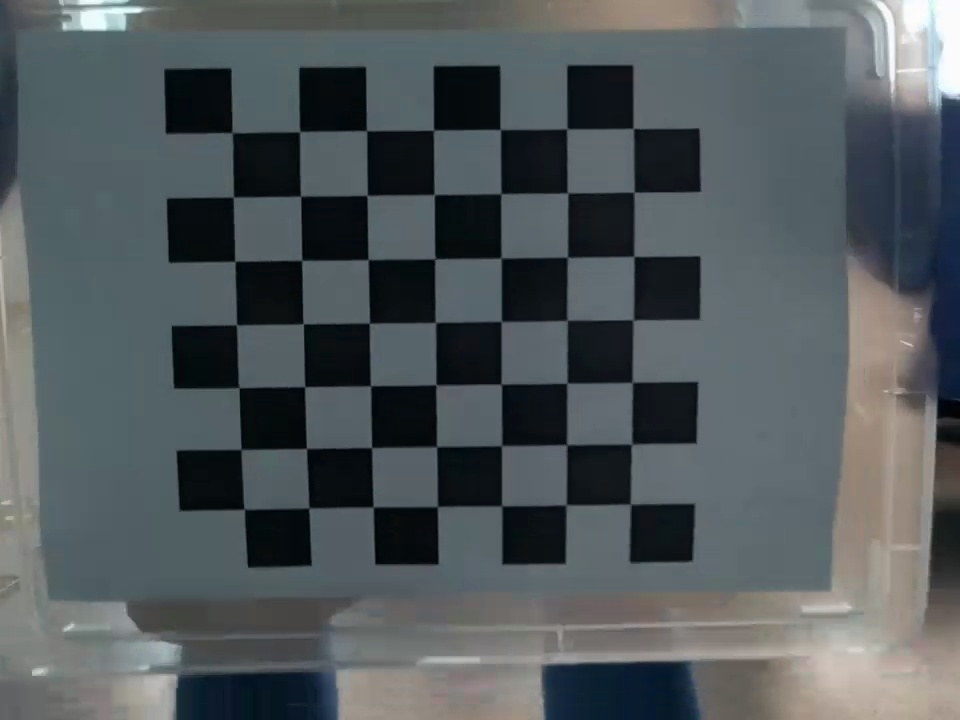
#> input picture Calibration3/fps_10_frame_001.jpg, 960 x 720 px; its folder holds only this picture in this run
$ jupyter execute 'Camera Modeling.ipynb'   (shell and % lines are left out)
#> lines starting #> are read from the running program, lines starting #| are printed output that depends on the picture; after the words box and inside, x2 and y2 are one past the last pixel; in counts of white or black regions, pixels touching at a corner belong together; long printed decimals are rounded
[cell 1]
#author: Tobias Weis

[cell 2]
import numpy as np
import matplotlib.pyplot as plt
import cv2

# Pinhole camera model

Project a 3d worldpoint $[X,Y,Z]^T$ to 2d image plane $[u,v]^T$ using the pinhole camera model using a perspective transformation using homogenuous coordinates:

$$ s \left[\begin{matrix}u\\v\\1\end{matrix}\right] = \left[\begin{matrix}f_x & 0 & c_x \\ 0 & f_y & c_y \\ 0 & 0 & 1\end{matrix}\right]\left[\begin{matrix}X\\Y\\Z\\1\end{matrix}\right]$$

Very often, the camera is rotated or translated with respect to some known 3d world coordinates or 3d world frame. Incorporate the rotation and translation in to the matrix multiplication:

$$ s \left[\begin{matrix}u\\v\\1\end{matrix}\right] = \left[\begin{matrix}f_x & 0 & c_x \\ 0 & f_y & c_y \\ 0 & 0 & 1\end{matrix}\right] \left[\begin{matrix}r_{11} & r_{12} & r_{13} & t_1\\r_{21} & r_{22} & r_{23} & t_2\\r_{31} & r_{32} & r_{33} & t_3\end{matrix}\right] \left[\begin{matrix}X\\Y\\Z\\1\end{matrix}\right]$$

where r are rotational, and t are translational parameters

[cell 3]
# implement simple projection

# specify some made-up camera parameters
f = [500,500]
c = [400,300]

p_ws = np.array([
    [1,0,5,1],
    [0,0,5,1],
    [-1,0,5,1],
    [0,1,5,1],
    [0,-1,5,1]
    ])

# define some colors for plotting
colors = ["red", "green", "blue", "black", "yellow", "pink"]

# implement simple projection
def project(Rt,f,c,p_w):
    M = np.array([[f[0],0,c[0]], [0,f[1],c[1]], [0,0,1]])
    p_i = np.dot(M,np.dot(Rt,p_w))
    return p_i/p_i[-1] # normalize homogenuous coordinates

def compute_Rt(angles, translations):
    X_rot = np.array([
        [1,0,0],
        [0,np.cos(angles[0]), -np.sin(angles[0])],
        [0, np.sin(angles[0]), np.cos(angles[0])]
    ])
    Y_rot = np.array([
        [np.cos(angles[1]), 0, np.sin(angles[1])],
        [0, 1,0],
        [-np.sin(angles[1]), 0, np.cos(angles[1])]
    ])
    Z_rot = np.array([
        [np.cos(angles[2]), -np.sin(angles[2]), 0],
        [np.sin(angles[2]), np.cos(angles[2]), 0],
        [0, 0, 1]
    ])
    ret = np.zeros((3,4))
    R = np.eye(3)
    R = np.dot(X_rot, R)
    R = np.dot(Y_rot, R)
    R = np.dot(Z_rot, R)
    ret[:3,:3] = R
    ret[:,3:] = np.array(translations).reshape(3,1)
    print(ret)
    return ret

# compute rotation matrix
angles = [np.radians(0),np.radians(0),np.radians(0)]
translations = [0,0,0]
Rt = compute_Rt(angles, translations)

# project all points
p_is = []
for p_w in p_ws:
    p_is.append(project(Rt,f,c,p_w))
p_is = np.array(p_is)

# plot
fig = plt.figure()
plt.scatter(p_is[:,0], p_is[:,1], c=colors[:len(p_is)])
plt.xlim((0,800))
plt.ylim((0,600))
plt.gca().invert_yaxis()
plt.show()
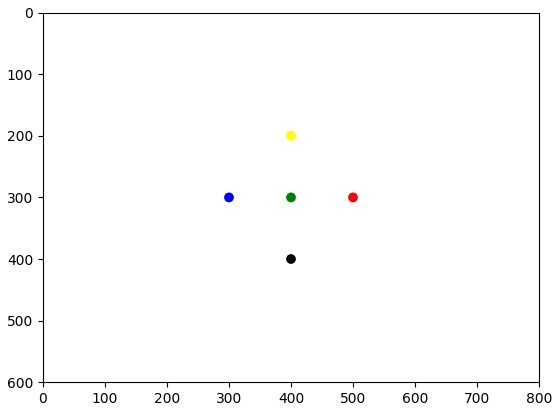
#> figure drawn by matplotlib, 1 panel

This simple technique allows to project points from 3d to 2d. In contrast to more advanced rendering techniques, be aware that there is no z-buffer, so the relative depth-order, and occlusions will get lost in this projection.

# Distortions

Any real camera that has a lense is subject to distortions introduced by the lense system.
Those distortions are usually modeled and corrected using a polynomial model introduced in [1].

This can be implemented "by foot", or we can use the readily available functions of OpenCV (or other packages)

[1] Brown, Duane C. (May 1966). "Decentering distortion of lenses" (PDF). Photogrammetric Engineering. 32 (3): 444–462.

[cell 4]
# create checkerboard image
def build_checkerboard(w,h,cw=40,ch=40):
#> called with w = 800, h = 600, cw = 40, ch = 40
    img = np.zeros((h,w))
    for idx,x in enumerate(range(0, img.shape[1],cw)):
        modifier = idx%2
        for idx2,y in enumerate(range(0,img.shape[0],ch)):
            if idx2 % 2 == 0:
                img[y:y+h,x:x+w] = 1-modifier
            else:
                img[y:y+h, x:x+w] = 0+modifier
    return img

cam_mat = np.array([[f[0],0,c[0]], [0,f[1],c[1]], [0,0,1]])

timg = build_checkerboard(800,600)

fig = plt.figure(figsize=(15,7))
fig.add_subplot(151)
plt.title("Undistorted checkerboard")
plt.imshow(timg, cmap='gray')

plt.gca().axes.get_xaxis().set_visible(False)
plt.gca().axes.get_yaxis().set_visible(False)

fig.add_subplot(152)
plt.title("Positive Radial distortion")
timg_undist = cv2.undistort(timg, cam_mat, np.array([0.2,0,0,0,0]))
plt.imshow(timg_undist, cmap='gray')

plt.gca().axes.get_xaxis().set_visible(False)
plt.gca().axes.get_yaxis().set_visible(False)

fig.add_subplot(153)
plt.title("Negative Radial distortion")
timg_undist = cv2.undistort(timg, cam_mat, np.array([-0.2,0,0,0,0]))
plt.imshow(timg_undist, cmap='gray')

plt.gca().axes.get_xaxis().set_visible(False)
plt.gca().axes.get_yaxis().set_visible(False)


fig.add_subplot(154)
plt.title("Tangential distortion")
timg_undist = cv2.undistort(timg, cam_mat, np.array([0,0,0.1, 0, 0]))
plt.imshow(timg_undist, cmap='gray')

fig.add_subplot(155)
plt.title("Tangential distortion")
timg_undist = cv2.undistort(timg, cam_mat, np.array([0,0,0, 0.1, 0]))
plt.imshow(timg_undist, cmap='gray')

plt.gca().axes.get_xaxis().set_visible(False)
plt.gca().axes.get_yaxis().set_visible(False)

plt.tight_layout()
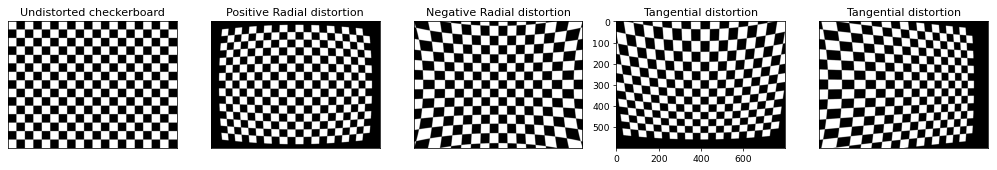
#> figure drawn by matplotlib, 5 panels

## Determining distortion parameters

All it takes to calculate accurate coefficients for these distortion parameters is a set of images of a flat checkerboard.

There exist proven calibration toolboxes for Matlab (e.g. Bouguet toolbox [1]) and OpenCV (cv2.calibrateCamera [2]).

The principle trick is to set the world coordinate origin to the upper left chessboard corner, treating all points as lying on a plane (they do if you use a plain checkerboard), and calculate the homography and estimate the distortion coefficients. More details can be found in [3].

[1] http://www.vision.caltech.edu/bouguetj/calib_doc/

[2] https://docs.opencv.org/3.0-beta/doc/py_tutorials/py_calib3d/py_calibration/py_calibration.html

[3] http://ais.informatik.uni-freiburg.de/teaching/ws09/robotics2/pdfs/rob2-08-camera-calibration.pdf

[cell 5]
import os
images = [x for x in os.listdir() if ".jpg" in x]

fig = plt.figure(figsize=(20,10))

for idx,fname in enumerate(images):
    fig.add_subplot(1,12,idx+1)
    plt.imshow(cv2.imread(fname))

plt.show()

Now we need to find the chessboard-corners in those images, OpenCV provides functionality for this

[cell 6]
fig = plt.figure(figsize=(20,10))
chb_h = 7
chb_w = 7

criteria = (cv2.TERM_CRITERIA_EPS + cv2.TERM_CRITERIA_MAX_ITER, 30, 0.001)
objp = np.zeros((chb_h*chb_w,3), np.float32)
objp[:,:2] = np.mgrid[0:chb_w,0:chb_h].T.reshape(-1,2)
objpoints = []
imgpoints = []

for idx,fname in enumerate(images):
    img = cv2.imread(fname)
#> img is the input picture: shape (720, 960, 3); mean B, G, R 91.7, 88.8, 81.8
    gray = cv2.cvtColor(img,cv2.COLOR_BGR2GRAY)

    # Find the chess board corners
    ret, corners = cv2.findChessboardCorners(gray, (chb_w,chb_h),None)
#> ret = True; corners = 49 rows, first 8: [633.2, 128.6], [634.5, 192.6], [634.6, 255.5], [631.2, 319], [632.5, 382.5], [631, 444.5], [631.5, 503.4], [567, 129]

    # If found, add object points, image points (after refining them)
    if ret == True:
        objpoints.append(objp)

        cv2.cornerSubPix(gray,corners,(4,4),(-1,-1),criteria)
        imgpoints.append(corners)

        # Draw and display the corners
        cv2.drawChessboardCorners(img, (chb_w,chb_h), corners,ret)
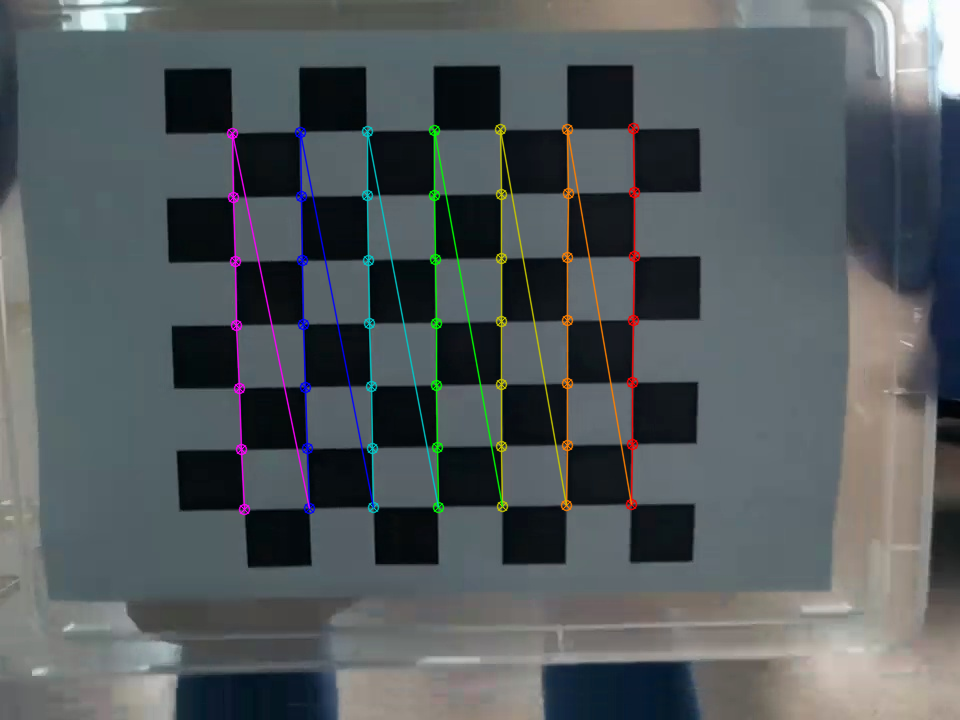
#> img: shape (720, 960, 3); 2.7% of pixels changed, all inside (x1, y1, x2, y2) = (226, 122, 641, 516)

        fig.add_subplot(3,4,idx+1)
        plt.imshow(img)

plt.show()

[cell 7]
# and finally, we can estimate the camera parameters
ret, mtx, dist, rvecs, tvecs = cv2.calibrateCamera(objpoints, imgpoints, (gray.shape[1],gray.shape[0]),None,None,flags=cv2.CALIB_RATIONAL_MODEL)
#> ret = 0.448; mtx = [[2678.4, 0, 435.1], [0, 2600.2, 451.1], [0, 0, 1]]; rvecs = ([0.194, -0.216, 1.55],); tvecs = ([2.97, -4.94, 40.07],)
print(ret)
#| 0.4479
print("---------------")
print("Camera matrix")
print(mtx)
#| [[2.67844237e+03 0.00000000e+00 4.35141238e+02]
#|  [0.00000000e+00 2.60022074e+03 4.51053924e+02]
#|  [0.00000000e+00 0.00000000e+00 1.00000000e+00]]
print("---------------")
print("Distortion coefficients")
print(dist)
#| [[-3.81134185e+00 -2.25743881e+03 -3.03836998e-02 -1.27418646e-03
#|    2.07541800e+03 -4.91762173e+00 -2.11279836e+03 -2.35359866e+03
#|    0.00000000e+00  0.00000000e+00  0.00000000e+00  0.00000000e+00
#|    0.00000000e+00  0.00000000e+00]]

$ run again, on Calibration3/fps_10_frame_042.jpg
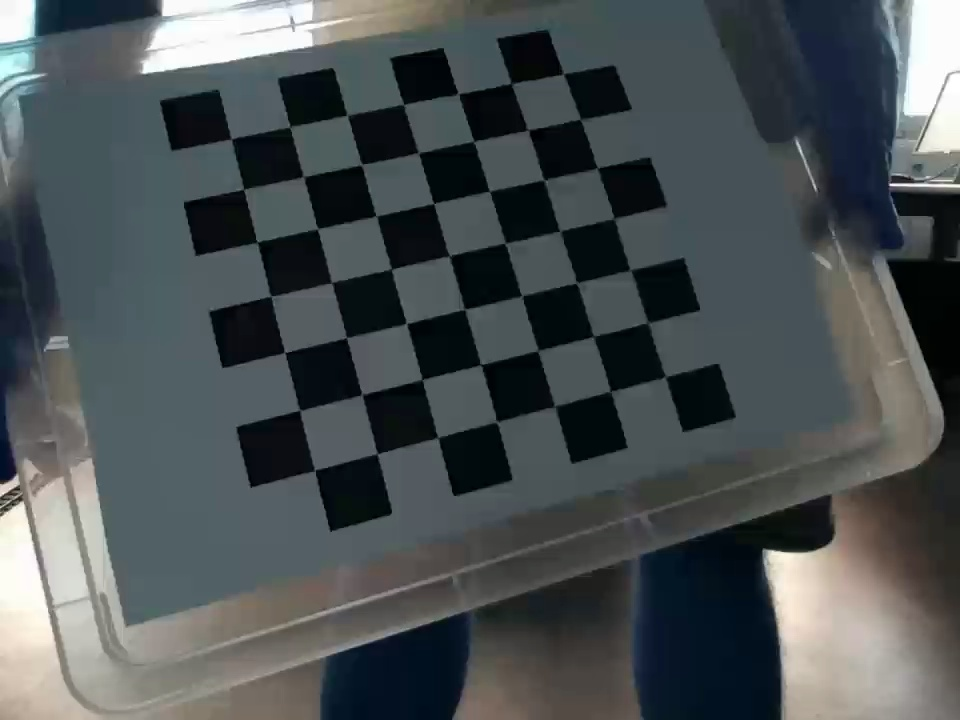
#> input picture Calibration3/fps_10_frame_042.jpg, 960 x 720 px
#> img is the input picture: shape (720, 960, 3); mean B, G, R 83, 81.2, 74.8
#> `gray = cv2.cvtColor(img,cv2.COLOR_BGR2GRAY)`:
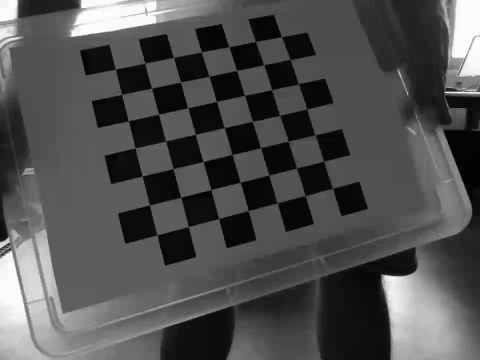
#> gray: shape (720, 960) (shown at 1/2 size); min 0, max 255, mean 79.4
#> `ret, corners = cv2.findChessboardCorners(gray, (chb_w,chb_h),None)`: ret = True; corners = 49 rows, first 8: [563.5, 73.94], [578.7, 119.6], [598.2, 168.6], [614.5, 218.5], [630.5, 270.5], [647.5, 323], [663, 375], [509.7, 83.69]
#> `cv2.drawChessboardCorners(img, (chb_w,chb_h), corners,ret)`:
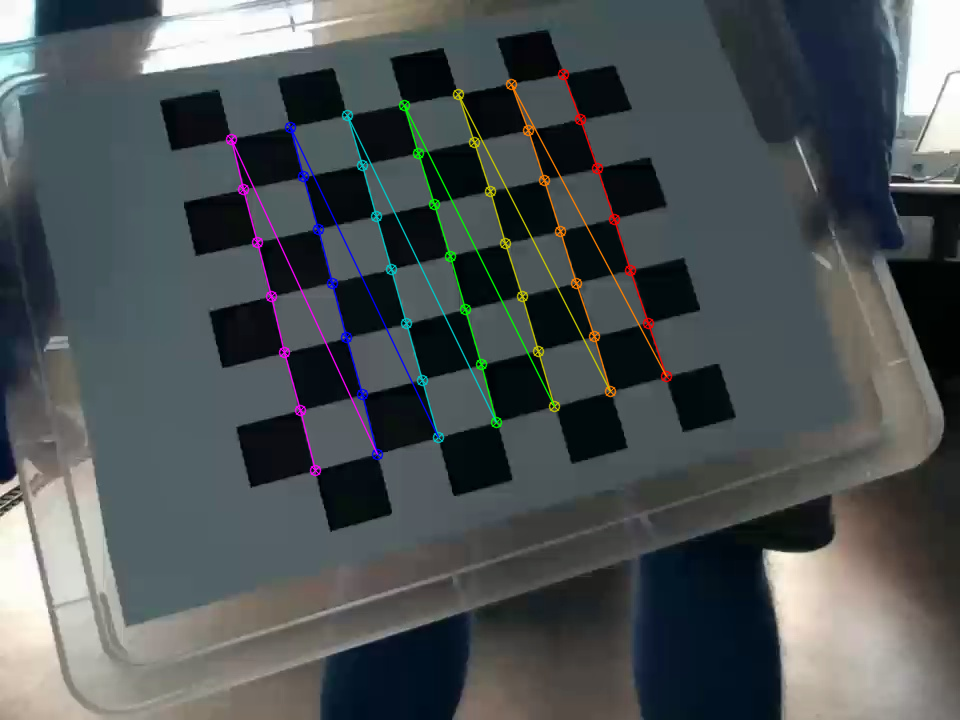
#> img: shape (720, 960, 3); 2.35% of pixels changed, all inside (x1, y1, x2, y2) = (225, 68, 673, 477)
#> `ret, mtx, dist, rvecs, tvecs = cv2.calibrateCamera(objpoints, imgpoint..`: ret = 0.584; mtx = [[510.6, 0, 523.8], [0, 518.3, 498.6], [0, 0, 1]]; rvecs = ([-0.126, 0.0346, 1.3],); tvecs = ([0.802, -7.81, 9.26],)
#| 0.5844
#| [[510.586   0.         523.842]
#|  [  0.         518.325 498.570]
#|  [  0.           0.           1.        ]]
#| [[ 0.3175 -1.751  0.01693 -0.009944  5.082  0.2625
#|   -1.698  5.018  0.          0.          0.          0.
#|    0.          0.        ]]

$ run again, on Calibration3/fps_10_frame_043.jpg
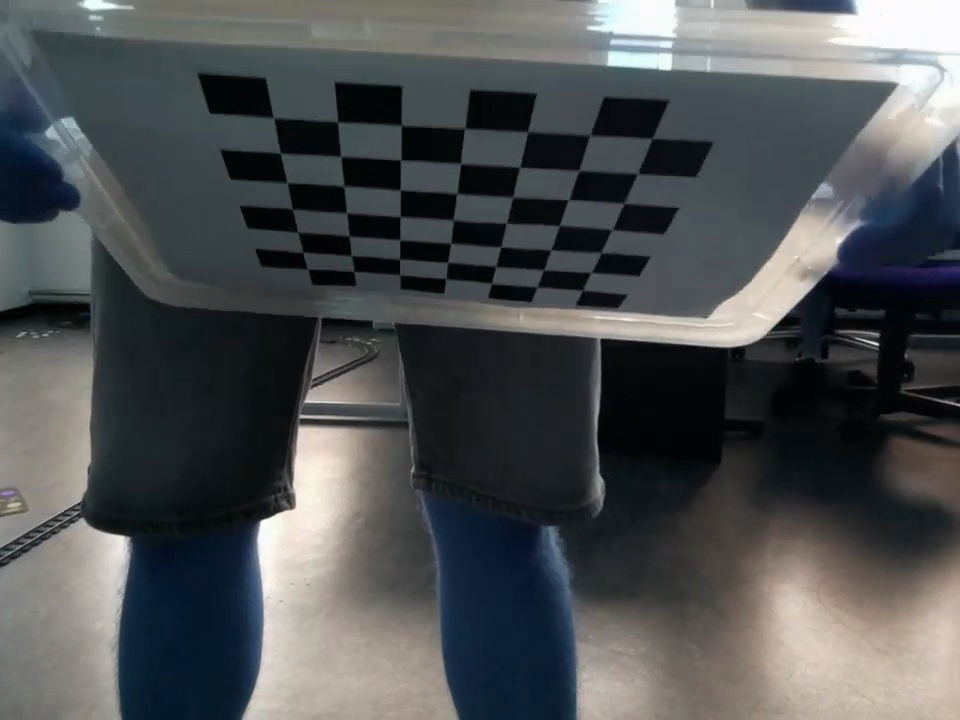
#> input picture Calibration3/fps_10_frame_043.jpg, 960 x 720 px
#> img is the input picture: shape (720, 960, 3); mean B, G, R 83.1, 81.6, 78.4
#> `gray = cv2.cvtColor(img,cv2.COLOR_BGR2GRAY)`:
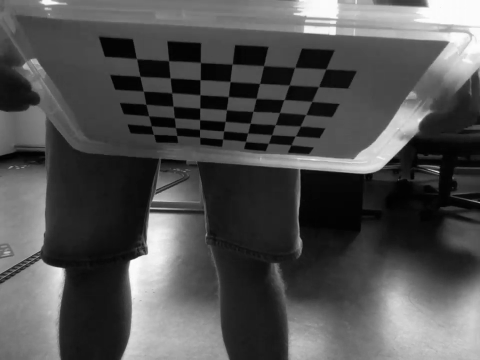
#> gray: shape (720, 960) (shown at 1/2 size); min 0, max 254, mean 80.8
#> `ret, corners = cv2.findChessboardCorners(gray, (chb_w,chb_h),None)`: ret = True; corners = 49 rows, first 8: [273.1, 116.6], [337.6, 122.9], [402.2, 126], [466.1, 127.5], [527.3, 131.5], [588.4, 138], [651.1, 137.7], [280.4, 153]
#> `cv2.drawChessboardCorners(img, (chb_w,chb_h), corners,ret)`:
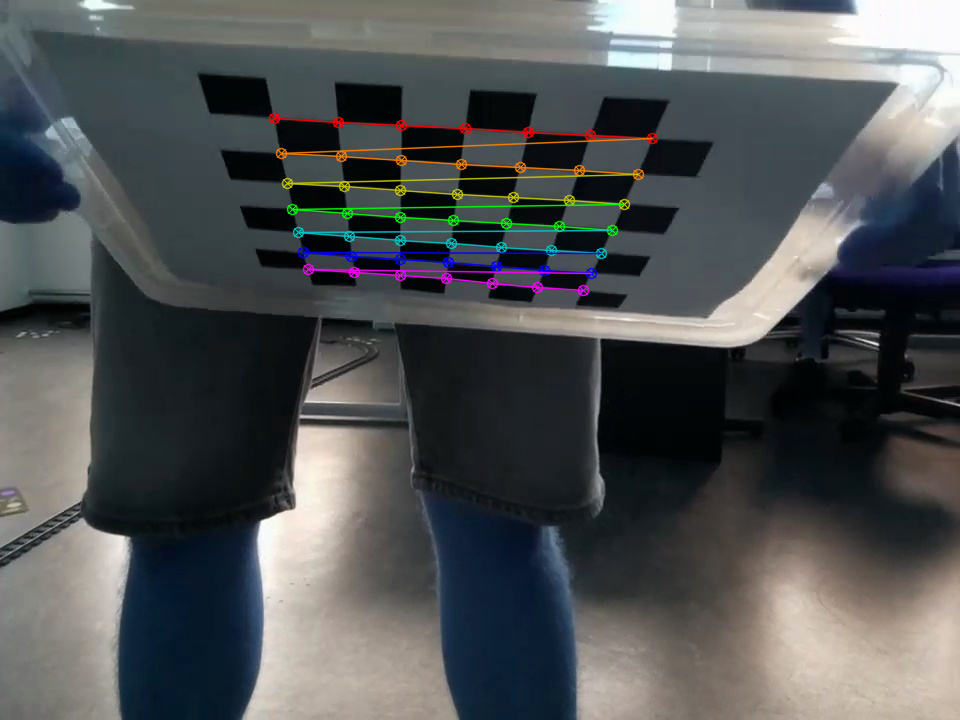
#> img: shape (720, 960, 3); 2.3% of pixels changed, all inside (x1, y1, x2, y2) = (268, 112, 659, 297)
#> `ret, mtx, dist, rvecs, tvecs = cv2.calibrateCamera(objpoints, imgpoint..`: ret = 0.785; mtx = [[1036.3, 0, 318.1], [0, 331.6, 454.9], [0, 0, 1]]; rvecs = ([1.08, 0.297, 0.126],); tvecs = ([-0.346, -13.67, 15.04],)
#| 0.7852
#| [[1.03629890e+03 0.00000000e+00 3.18118314e+02]
#|  [0.00000000e+00 3.31608341e+02 4.54880739e+02]
#|  [0.00000000e+00 0.00000000e+00 1.00000000e+00]]
#| [[-0.4449  1.229  -0.1832 -0.02546  0.1196  1.047
#|   -0.4937   1.722  0.          0.          0.          0.
#|    0.          0.        ]]
